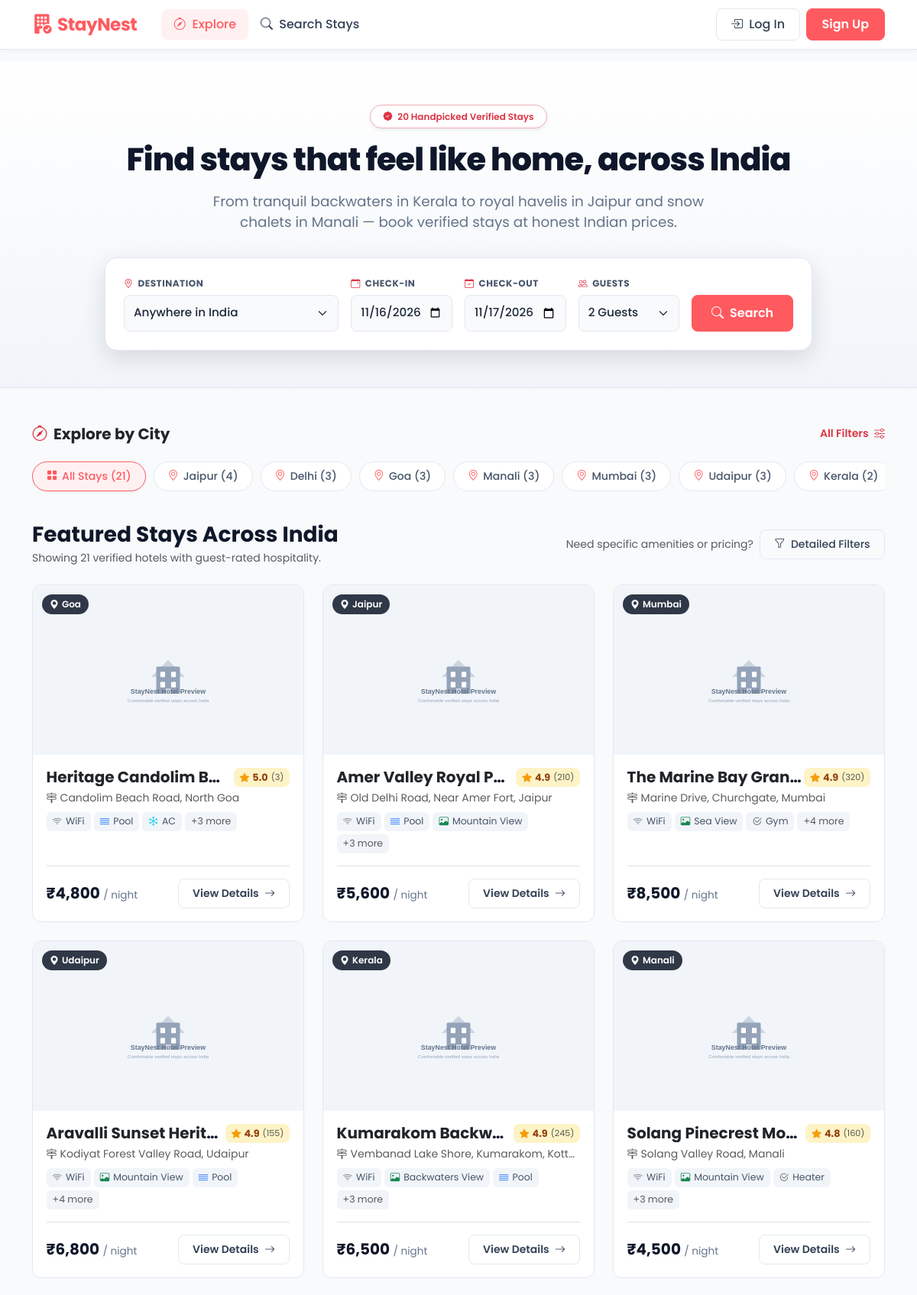
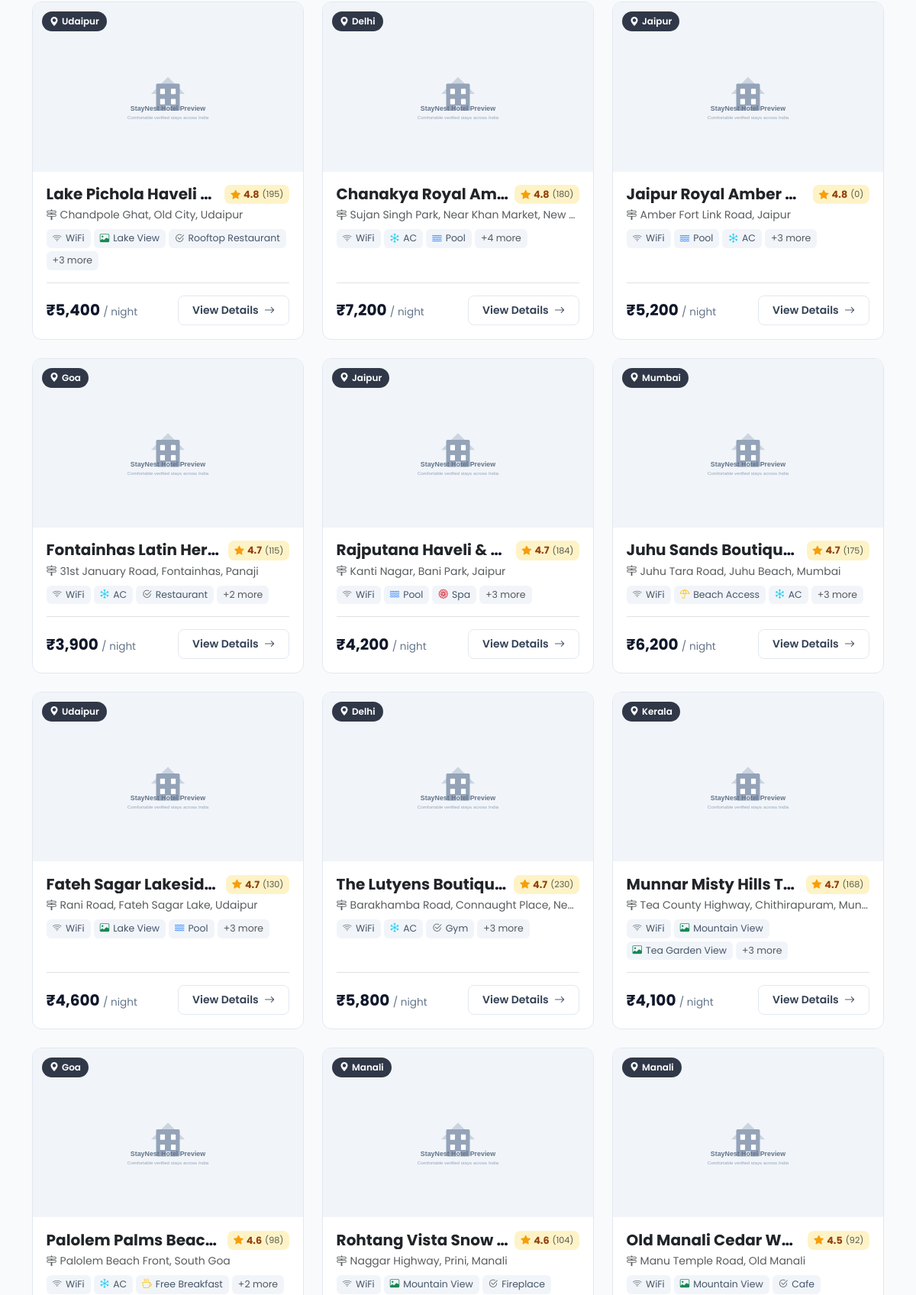
The page / (upper part) on the database its author committed (2 pictures, top to bottom).
### tables this page shows
CREATE TABLE hotels (
            id INTEGER PRIMARY KEY AUTOINCREMENT,
            name TEXT NOT NULL,
            city TEXT NOT NULL,
            address TEXT NOT NULL,
            description TEXT NOT NULL,
            price_per_night INTEGER NOT NULL,
            rating REAL NOT NULL,
            review_count INTEGER DEFAULT 0,
            amenities TEXT NOT NULL,
            image_main TEXT NOT NULL,
            images_extra TEXT NOT NULL,
            created_at TIMESTAMP DEFAULT CURRENT_TIMESTAMP
        );

### app.py (the view)
@app.route('/')
def index():
    city_filter = request.args.get('city', '').strip()
    conn = get_db()
    cities = conn.execute('''
        SELECT city, COUNT(*) as count
        FROM hotels
        GROUP BY city
        ORDER BY count DESC, city ASC
    ''').fetchall()
    if city_filter:
        hotels = conn.execute('''
            SELECT * FROM hotels
            WHERE LOWER(city) = LOWER(?)
            ORDER BY rating DESC
        ''', (city_filter,)).fetchall()
    else:
        hotels = conn.execute('''
            SELECT * FROM hotels
            ORDER BY rating DESC
        ''').fetchall()
    conn.close()
    return render_template('index.html', hotels=hotels, cities=cities, selected_city=city_filter)

### app.py (called while the page is built)
def get_db():
    conn = sqlite3.connect(DATABASE_PATH)
    conn.row_factory = sqlite3.Row
    return conn

### templates/index.html (shortened to what this page needs)
{% extends 'base.html' %}
{% block content %}
<section class="hero-section">
  <div class="container">
    <div class="row align-items-center">
      <div class="col-lg-10 mx-auto text-center">
        <span
          class="badge bg-white text-danger border border-danger-subtle px-3 py-2 rounded-pill fw-semibold mb-3 shadow-sm">
          <i class="bi bi-patch-check-fill me-1"></i> 20 Handpicked Verified Stays
        </span>
        <h1 class="hero-title mb-3">Find stays that feel like home, across India</h1>
        <p class="hero-subtitle mx-auto">
          From tranquil backwaters in Kerala to royal havelis in Jaipur and snow chalets in Manali — book verified stays
          at honest Indian prices.
        </p>
        <div class="hero-search-card text-start">
          <form action="{{ url_for('search') }}" method="GET">
            <div class="row g-3 align-items-end">
              <div class="col-lg-4 col-md-6">
                <label class="search-label" for="heroCity">
                  <i class="bi bi-geo-alt text-danger"></i> Destination
                </label>
                <div class="search-input-wrap">
                  <select name="city" id="heroCity" class="form-select">
                    <option value="">Anywhere in India</option>
                  </select>
                </div>
              </div>
              <div class="col-lg-2 col-md-6 col-6">
                <label class="search-label" for="heroCheckIn">
                  <i class="bi bi-calendar-event text-danger"></i> Check-in
                </label>
                <div class="search-input-wrap">
                  <input type="date" name="check_in" id="heroCheckIn" class="form-control">
                </div>
              </div>
              <div class="col-lg-2 col-md-6 col-6">
                <label class="search-label" for="heroCheckOut">
                  <i class="bi bi-calendar-check text-danger"></i> Check-out
                </label>
                <div class="search-input-wrap">
                  <input type="date" name="check_out" id="heroCheckOut" class="form-control">
                </div>
              </div>
              <div class="col-lg-2 col-md-6">
                <label class="search-label" for="heroGuests">
                  <i class="bi bi-people text-danger"></i> Guests
                </label>
                <div class="search-input-wrap">
                  <select name="guests" id="heroGuests" class="form-select">
                    <option value="2" selected>2 Guests</option>
                  </select>
                </div>
              </div>
              <div class="col-lg-2 col-md-6">
                <button type="submit" class="btn btn-primary-staynest w-100 btn-hero-search">
                  <i class="bi bi-search"></i>
                  <span>Search</span>
                </button>
              </div>
            </div>
          </form>
        </div>
      </div>
    </div>
  </div>
</section>
<div class="container py-5">
  <div class="d-flex align-items-center justify-content-between mb-2">
    <h5 class="fw-bold mb-0 text-dark">
      <i class="bi bi-compass text-danger me-2"></i>Explore by City
    </h5>
    <a href="{{ url_for('search') }}" class="text-decoration-none small text-danger fw-semibold">
      All Filters <i class="bi bi-sliders ms-1"></i>
    </a>
  </div>
  <div class="city-pill-strip mb-4">
    <a href="{{ url_for('index') }}" class="city-pill {% if not selected_city %}active{% endif %}">
      <i class="bi bi-grid-fill"></i> All Stays ({{ hotels|length if not selected_city else 20 }})
    </a>
    {% for c in cities %}
    <a href="{{ url_for('index', city=c['city']) }}"
      class="city-pill {% if selected_city == c['city'] %}active{% endif %}">
      <i class="bi bi-geo-alt"></i> {{ c['city'] }} ({{ c['count'] }})
    </a>
    {% endfor %}
  </div>
  <div class="d-flex flex-column flex-md-row justify-content-between align-items-md-center gap-2 mb-4">
    <div>
      <h3 class="fw-bold mb-1">
        {% if selected_city %}
        Stays in {{ selected_city }}
        {% else %}
        Featured Stays Across India
        {% endif %}
      </h3>
      <p class="text-muted small mb-0">
        Showing {{ hotels|length }} verified hotel{{ 's' if hotels|length != 1 else '' }} with guest-rated hospitality.
      </p>
    </div>
    <div class="d-flex align-items-center gap-2">
      <span class="text-muted small">Need specific amenities or pricing?</span>
      <a href="{{ url_for('search', city=selected_city if selected_city else '') }}"
        class="btn btn-sm btn-outline-staynest">
        <i class="bi bi-funnel me-1"></i> Detailed Filters
      </a>
    </div>
  </div>
  {% if hotels %}
  <div class="row row-cols-1 row-cols-md-2 row-cols-lg-3 g-4">
    {% for hotel in hotels %}
    <div class="col">
      <div class="hotel-card">
        <div class="hotel-card-img-wrap">
          <a href="{{ url_for('hotel_detail', hotel_id=hotel['id']) }}">
            <img src="{{ hotel['image_main'] }}" alt="{{ hotel['name'] }}" class="hotel-card-img" loading="lazy"
              onerror="this.onerror=null;this.src='/static/images/hotel_placeholder.svg';">
          </a>
          <span class="hotel-city-badge">
            <i class="bi bi-geo-alt-fill me-1"></i>{{ hotel['city'] }}
          </span>
        </div>
        <div class="hotel-card-body">
          <div class="d-flex justify-content-between align-items-start mb-1">
            <h5 class="fw-bold mb-0 text-truncate" style="max-width: 72%;">
              <a href="{{ url_for('hotel_detail', hotel_id=hotel['id']) }}"
                class="text-dark text-decoration-none hover-primary">
                {{ hotel['name'] }}
              </a>
            </h5>
            <div class="hotel-rating-badge">
              <i class="bi bi-star-fill rating-star"></i>
              <span>{{ "%.1f"|format(hotel['rating']) }}</span>
              <span class="text-muted fw-normal small">({{ hotel['review_count'] }})</span>
            </div>
          </div>
          <p class="text-muted small mb-2 text-truncate">
            <i class="bi bi-signpost-2 me-1"></i>{{ hotel['address'] }}
          </p>
          <div class="d-flex flex-wrap gap-1 mb-3">
            {% for amenity in hotel['amenities'].split(',')[:3] %}
            <span class="amenity-tag">
              {% if 'WiFi' in amenity %}
              <i class="bi bi-wifi text-secondary"></i>
              {% elif 'Pool' in amenity %}
              <i class="bi bi-water text-primary"></i>
              {% elif 'AC' in amenity %}
              <i class="bi bi-snow text-info"></i>
              {% elif 'Breakfast' in amenity %}
              <i class="bi bi-cup-hot text-warning"></i>
              {% elif 'Mountain' in amenity or 'View' in amenity %}
              <i class="bi bi-image text-success"></i>
              {% elif 'Beach' in amenity %}
              <i class="bi bi-umbrella text-warning"></i>
              {% elif 'Spa' in amenity %}
              <i class="bi bi-flower1 text-danger"></i>
              {% else %}
              <i class="bi bi-check2-circle text-muted"></i>
              {% endif %}
              {{ amenity.strip() }}
            </span>
            {% endfor %}
            {% if hotel['amenities'].split(',')|length > 3 %}
            <span class="amenity-tag text-muted">
              +{{ hotel['amenities'].split(',')|length - 3 }} more
            </span>
            {% endif %}
          </div>
          <div class="mt-auto d-flex justify-content-between align-items-center pt-3 border-top">
            <div>
              <span class="hotel-price-text">₹{{ "{:,}".format(hotel['price_per_night']) }}</span>
              <span class="hotel-price-period">/ night</span>
            </div>
            <a href="{{ url_for('hotel_detail', hotel_id=hotel['id']) }}"
              class="btn btn-sm btn-outline-staynest fw-semibold">
              View Details <i class="bi bi-arrow-right ms-1"></i>
            </a>
          </div>
        </div>
      </div>
    </div>
    {% endfor %}
  </div>
  {% endif %}
</div>
{% endblock %}

### static/css/style.css (style rules this page uses)
:root { --primary-color: #FF5A5F; --primary-hover: #E0484D; --primary-light: #FFF1F2; --primary-border: #FECDD3; --text-dark: #0F172A; --text-muted: #64748B; --text-light: #94A3B8; --bg-page: #F8FAFC; --bg-card: #FFFFFF; --border-color: #E2E8F0; --border-light: #F1F5F9; --shadow-sm: 0 1px 3px rgba(0, 0, 0, 0.06); --shadow-md: 0 4px 14px rgba(0, 0, 0, 0.08); --shadow-lg: 0 10px 30px rgba(0, 0, 0, 0.12); --radius-sm: 8px; --radius-md: 12px; --radius-lg: 16px; --radius-pill: 999px; }
body { font-family: 'Poppins', -apple-system, BlinkMacSystemFont, 'Segoe UI', Roboto, sans-serif; color: var(--text-dark); background-color: var(--bg-page); min-height: 100vh; display: flex; flex-direction: column; }
.btn-primary-staynest { background-color: var(--primary-color); border-color: var(--primary-color); color: #ffffff; font-weight: 600; border-radius: var(--radius-sm); padding: 0.5rem 1.25rem; transition: all 0.2s ease; }
.btn-outline-staynest { background-color: transparent; border: 1.5px solid var(--border-color); color: #334155; font-weight: 500; border-radius: var(--radius-sm); padding: 0.5rem 1.15rem; transition: all 0.2s ease; }
.hero-section { background: linear-gradient(180deg, #FFFFFF 0%, #F1F5F9 100%); border-bottom: 1px solid var(--border-color); padding: 3.5rem 0 3rem; }
.hero-title { font-size: 2.6rem; font-weight: 800; letter-spacing: -1px; line-height: 1.2; color: var(--text-dark); }
.hero-subtitle { font-size: 1.15rem; color: var(--text-muted); max-width: 680px; }
.hero-search-card { background: #ffffff; border: 1px solid var(--border-color); border-radius: var(--radius-lg); box-shadow: var(--shadow-lg); padding: 1.5rem; margin-top: 2rem; }
.search-label { font-size: 0.75rem; font-weight: 700; text-transform: uppercase; letter-spacing: 0.5px; color: #475569; margin-bottom: 0.35rem; display: flex; align-items: center; gap: 6px; }
.search-input-wrap { position: relative; }
.search-input-wrap .form-control, .search-input-wrap .form-select { height: 48px; font-size: 0.95rem; border-radius: var(--radius-sm); border: 1.5px solid var(--border-color); background-color: #f8fafc; color: #1e293b; font-weight: 500; }
.btn-hero-search { height: 48px; display: flex; align-items: center; justify-content: center; gap: 8px; font-size: 1rem; font-weight: 600; }
.city-pill-strip { display: flex; gap: 10px; overflow-x: auto; padding: 1rem 0; scrollbar-width: thin; }
.city-pill { display: inline-flex; align-items: center; gap: 6px; padding: 8px 18px; background: #ffffff; border: 1.5px solid var(--border-color); border-radius: var(--radius-pill); color: #475569; font-size: 0.88rem; font-weight: 500; text-decoration: none; white-space: nowrap; transition: all 0.2s ease; }
.city-pill:hover, .city-pill.active { border-color: var(--primary-color); color: var(--primary-color); background-color: var(--primary-light); box-shadow: var(--shadow-sm); }
.city-pill i { color: var(--primary-color); }
.hotel-card { background: var(--bg-card); border: 1px solid var(--border-color); border-radius: var(--radius-md); overflow: hidden; transition: transform 0.2s ease, box-shadow 0.2s ease; height: 100%; display: flex; flex-direction: column; }
.hotel-card-img-wrap { position: relative; width: 100%; aspect-ratio: 16 / 10; overflow: hidden; background-color: #f1f5f9; }
.hotel-card-img { width: 100%; height: 100%; object-fit: cover; transition: transform 0.3s ease; }
.hotel-city-badge { position: absolute; top: 12px; left: 12px; background: rgba(15, 23, 42, 0.85); backdrop-filter: blur(4px); color: #ffffff; font-size: 0.75rem; font-weight: 600; padding: 4px 10px; border-radius: var(--radius-pill); }
.hotel-rating-badge { display: inline-flex; align-items: center; gap: 4px; background-color: #FEF3C7; color: #92400E; font-size: 0.8rem; font-weight: 700; padding: 3px 8px; border-radius: var(--radius-sm); }
.rating-star { color: #f59e0b; }
.hotel-card-body { padding: 1.1rem; display: flex; flex-direction: column; flex: 1 1 auto; }
.hotel-price-text { font-size: 1.25rem; font-weight: 700; color: var(--text-dark); }
.hotel-price-period { font-size: 0.85rem; color: var(--text-muted); font-weight: 400; }
.amenity-tag { display: inline-flex; align-items: center; gap: 5px; font-size: 0.78rem; color: #475569; background: #f1f5f9; padding: 3px 8px; border-radius: 6px; }

### rows shown on the page
hotels: city "Jaipur", count "4", name "Rajputana Haveli &…", rating "4.7", review_count "184", address "Kanti Nagar, Bani Park, Jaipur", strip "WiFi" "Pool" "Spa", amenities.split|length "3", price_per_night "4,200"
hotels: city "Goa", name "Heritage Candolim B…", rating "5.0", review_count "3", address "Candolim Beach Road, North Goa", strip "WiFi" "Pool" "AC", amenities.split|length "3", price_per_night "4,800"
hotels: city "Jaipur", name "Amer Valley Royal P…", rating "4.9", review_count "210", address "Old Delhi Road, Near Amer Fort, Jaipur", strip "WiFi" "Pool" "Mountain View", amenities.split|length "3", price_per_night "5,600"
hotels: city "Mumbai", name "The Marine Bay Gran…", rating "4.9", review_count "320", address "Marine Drive, Churchgate, Mumbai", strip "WiFi" "Sea View" "Gym", amenities.split|length "4", price_per_night "8,500"
hotels: city "Udaipur", name "Aravalli Sunset Herit…", rating "4.9", review_count "155", address "Kodiyat Forest Valley Road, Udaipur", strip "WiFi" "Mountain View" "Pool", amenities.split|length "4", price_per_night "6,800"
hotels: city "Kerala", name "Kumarakom Backw…", rating "4.9", review_count "245", address "Vembanad Lake Shore, Kumarakom, Kott…", strip "WiFi" "Backwaters View" "Pool", amenities.split|length "3", price_per_night "6,500"
hotels: city "Manali", name "Solang Pinecrest Mo…", rating "4.8", review_count "160", address "Solang Valley Road, Manali", strip "WiFi" "Mountain View" "Heater", amenities.split|length "3", price_per_night "4,500"
hotels: city "Udaipur", name "Lake Pichola Haveli…", rating "4.8", review_count "195", address "Chandpole Ghat, Old City, Udaipur", strip "WiFi" "Lake View" "Rooftop Restaurant", amenities.split|length "3", price_per_night "5,400"
hotels: city "Delhi", name "Chanakya Royal Am…", rating "4.8", review_count "180", address "Sujan Singh Park, Near Khan Market, New…", strip "WiFi" "AC" "Pool", amenities.split|length "4", price_per_night "7,200"
hotels: city "Jaipur", name "Jaipur Royal Amber…", rating "4.8", review_count "0", address "Amber Fort Link Road, Jaipur", strip "WiFi" "Pool" "AC", amenities.split|length "3", price_per_night "5,200"
hotels: city "Goa", name "Fontainhas Latin Her…", rating "4.7", review_count "115", address "31st January Road, Fontainhas, Panaji", strip "WiFi" "AC" "Restaurant", amenities.split|length "2", price_per_night "3,900"
hotels: city "Mumbai", name "Juhu Sands Boutiqu…", rating "4.7", review_count "175", address "Juhu Tara Road, Juhu Beach, Mumbai", strip "WiFi" "Beach Access" "AC", amenities.split|length "3", price_per_night "6,200"
hotels: city "Udaipur", name "Fateh Sagar Lakesid…", rating "4.7", review_count "130", address "Rani Road, Fateh Sagar Lake, Udaipur", strip "WiFi" "Lake View" "Pool", amenities.split|length "3", price_per_night "4,600"
hotels: city "Delhi", name "The Lutyens Boutiqu…", rating "4.7", review_count "230", address "Barakhamba Road, Connaught Place, Ne…", strip "WiFi" "AC" "Gym", amenities.split|length "3", price_per_night "5,800"
hotels: city "Kerala", name "Munnar Misty Hills T…", rating "4.7", review_count "168", address "Tea County Highway, Chithirapuram, Mun…", strip "WiFi" "Mountain View" "Tea Garden View", amenities.split|length "3", price_per_night "4,100"
hotels: city "Goa", name "Palolem Palms Beac…", rating "4.6", review_count "98", address "Palolem Beach Front, South Goa", strip "WiFi" "AC" "Free Breakfast", amenities.split|length "2"
hotels: city "Manali", name "Rohtang Vista Snow…", rating "4.6", review_count "104", address "Naggar Highway, Prini, Manali", strip "WiFi" "Mountain View" "Fireplace"
hotels: city "Manali", name "Old Manali Cedar W…", rating "4.5", review_count "92", address "Manu Temple Road, Old Manali", strip "WiFi" "Mountain View" "Cafe"

### other values the page prints
{{ hotels|length if not selected_city else 20 }} "21"
{{ c['city'] }} "Delhi" "Goa" "Manali" "Mumbai" "Udaipur" "Kerala"
{{ c['count'] }} "3" "3" "3" "3" "3" "2"
{{ hotels|length }} "21"
{{ 's' if hotels|length != 1 else '' }} "s"
